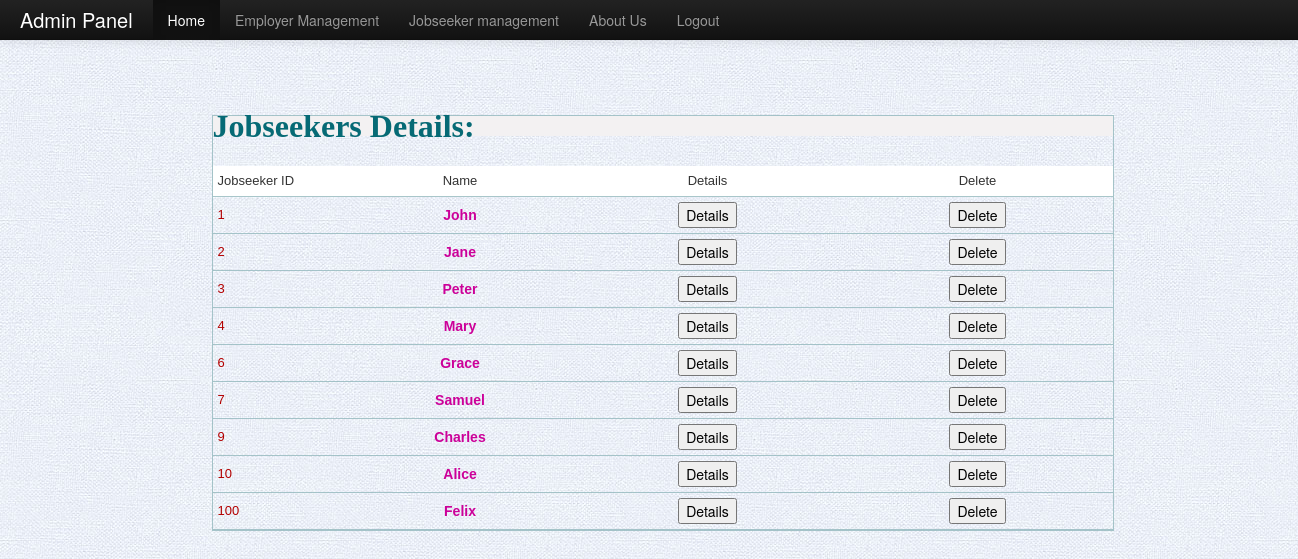
The app's page /admin/jobseeker.php with its own data.
### tables this page shows
CREATE TABLE `employees` (
  `ee_id` int(4) NOT NULL,
  `ee_email` varchar(64) NOT NULL,
  `ee_password` varchar(64) NOT NULL,
  `ee_fname` varchar(30) NOT NULL,
  `ee_lname` varchar(30) NOT NULL,
  `ee_day` varchar(10) NOT NULL,
  `ee_month` varchar(10) NOT NULL,
  `ee_year` varchar(10) NOT NULL,
  `ee_gender` varchar(30) NOT NULL,
  `ee_country` varchar(130) NOT NULL,
  `ee_city` varchar(30) NOT NULL,
  `ee_education` varchar(20) NOT NULL,
  `ee_master` varchar(20) NOT NULL,
  `ee_mcode` varchar(10) NOT NULL,
  `ee_mnumber` varchar(30) NOT NULL,
  `ee_experience` varchar(30) NOT NULL,
  `ee_skills` varchar(130) NOT NULL,
  `ee_industry` varchar(130) NOT NULL,
  `ee_certification` varchar(130) NOT NULL,
  `ee_path` varchar(130) NOT NULL,
  `confirm_code` varchar(65) NOT NULL DEFAULT ''
);

### admin/jobseeker.php (the view, shortened to what this page needs)
<?php
$dbc = @mysqli_connect(DATABASE_HOST, DATABASE_USER, DATABASE_PASSWORD,DATABASE_NAME);
?>
<!DOCTYPE html PUBLIC "-//W3C//DTD XHTML 1.0 Transitional//EN" "http://www.w3.org/TR/xhtml1/DTD/xhtml1-transitional.dtd">
<html xmlns="http://www.w3.org/1999/xhtml">
<head>
<link rel="stylesheet" type="text/css" href="css/style.css" />
 <link href="css/bootstrap.css" rel="stylesheet">
 <link href="css/bootstrap-responsive.css" rel="stylesheet">
</head>
<body>
  <div class="navbar navbar-inverse navbar-fixed-top">
      <div class="navbar-inner">
        <div class="container-fluid">
          <a class="brand" href="#">Admin Panel</a>
          <div class="nav-collapse collapse">
            <ul class="nav">
              <li class="active"><a href="home.php">Home</a></li>
              <li><a href="employer.php">Employer Management</a></li>
              <li><a href="jobseeker.php">Jobseeker management</a></li>
              <li><a href="">About Us</a><li>
              <li><a href="logout.php">Logout</a></li>
            </ul>
          </div>
        </div>
      </div>
    </div>
<p>&nbsp;</p>
<p>&nbsp;</p>
<p>&nbsp;</p>
<div id="reg_maindiv">
<div class="container">
<div class="advanced_search_div" align="center">
<div style="width:900px; height:auto; margin:10px 0 0 35px; font-family:Arial; font-size:13px; border:1px solid rgba(147, 184, 189,0.8);">
      <table width="100%" cellpadding="5" cellspacing="0" style="text-align:left;">
      <div style=" font-family:'Palatino Linotype', 'Book Antiqua', Palatino, serif; font-size:32px; font-weight:bold; background-color:#F3F1F2; color:rgb(6, 106, 117)" align="left">Jobseekers Details:</div>
       <p>&nbsp;</p>
        <tr style="background:#FFFFFF;">
          <td width="15%"  style="border-right:none; border-bottom:1px solid rgba(147, 184, 189,0.8);">Jobseeker ID</td>
          <td width="25%" style="border-bottom:1px solid rgba(147, 184, 189,0.8);; border-right:none;" align="center">Name</td>
          <td width="30%" style="border-bottom:1px solid rgba(147, 184, 189,0.8);; border-right:none;" align="center">Details</td>
          <td width="30%" style="border-bottom:1px solid rgba(147, 184, 189,0.8);" align="center">Delete</td>
        </tr>
     <?php
	   $query = "select ee_id,ee_fname from employees";
		$result = mysqli_query($dbc,$query);
		if($result){
          if(mysqli_affected_rows($dbc)!=0){
          while($row = mysqli_fetch_array($result,MYSQLI_ASSOC)){
		echo
        '<tr>
          <td style="color:#B30000; border-right:none; border-bottom:1px solid rgba(147, 184, 189,0.8);">'.$row['ee_id'].'
          </td>
          <td style="border-bottom:1px solid rgba(147, 184, 189,0.8); border-right:none;" align="center">
            <span style="color:#CC0099; font-size:14px;"><strong>'.$row['ee_fname'].'</strong></span><br />
          </td>
          <td style="border-bottom:1px solid rgba(147, 184, 189,0.8);" align="center">
            <a href="jobseeker_details.php?ee_id='.$row['ee_id'].'"><input type="button" value="Details" name="jobseeker_details" id="jobseeker_details" /></a>
          </td>
          <td style="border-bottom:1px solid rgba(147, 184, 189,0.8);" align="center">
              <a href="process_jobseeker_delete.php?ee_id='.$row['ee_id'].'"><input type="button" value="Delete" name="jobseeker_delete" id="jobseeker_delete" /></a>
          </td>
        </tr>';
		  }
		  }
		}
     ?>
    </table>
</div>
</div>
</div>
</div>
</body>
</html>

### admin/css/style.css (style rules this page uses)
body { margin:0; padding:0;background: #fff url(../images/bg.jpg) repeat top left; }
#reg_maindiv { width:1280px; min-height:400px; height:auto; margin:25px auto 0 auto; padding:0 8px 25px 0; overflow:hidden; }

### admin/jobseeker.php (style rules this page uses)
.container { width: 100%; height: 100%; position: relative; text-align: center; }

### records on screen
employees: ee_id "1", ee_fname "John"
employees: ee_id "2", ee_fname "Jane"
employees: ee_id "3", ee_fname "Peter"
employees: ee_id "4", ee_fname "Mary"
employees: ee_id "6", ee_fname "Grace"
employees: ee_id "7", ee_fname "Samuel"
employees: ee_id "9", ee_fname "Charles"
employees: ee_id "10", ee_fname "Alice"
employees: ee_id "100", ee_fname "Felix"
